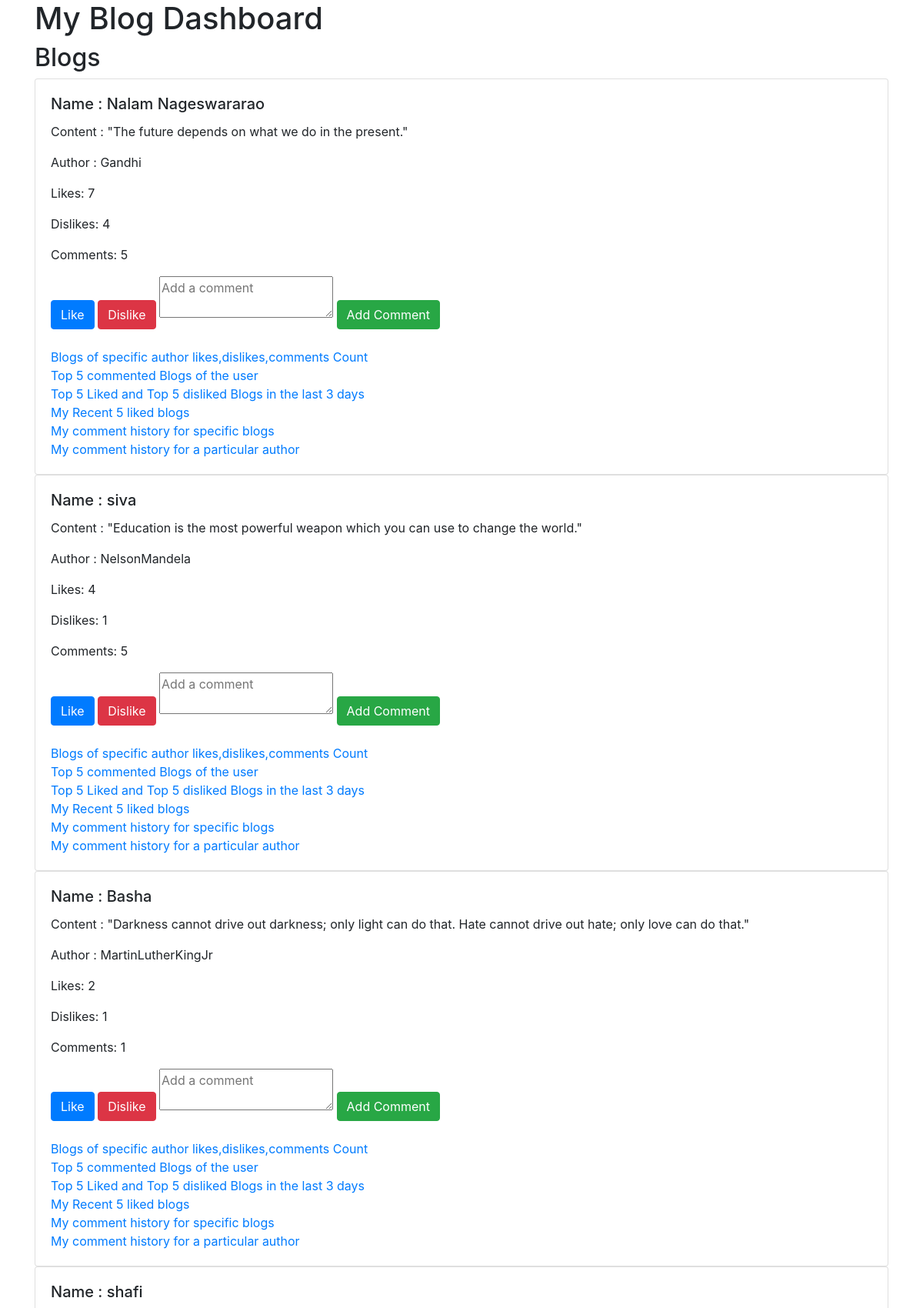
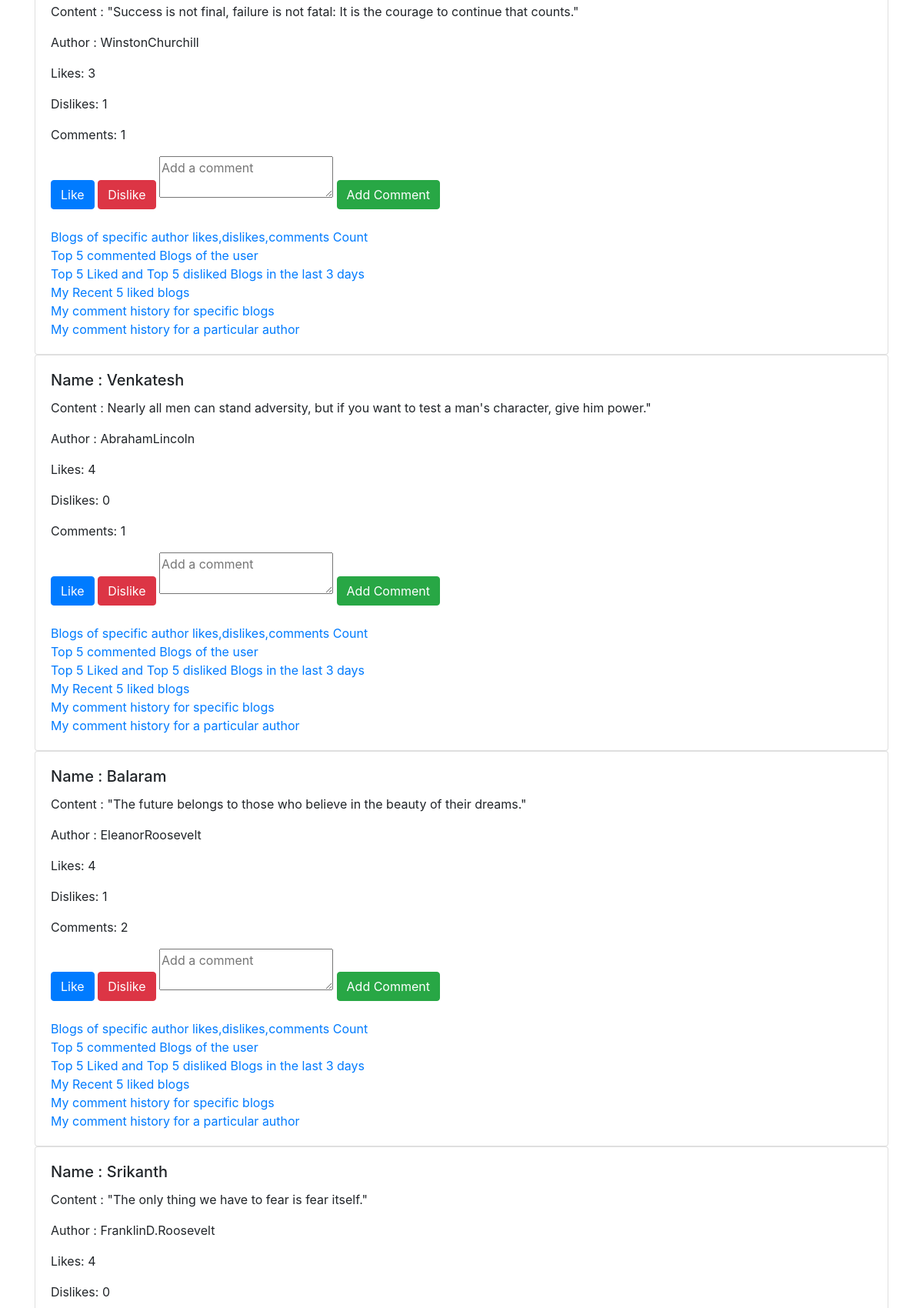
Screenshot of /blog/ (upper part) with the database file from the repository (2 pictures, top to bottom).
### blog/models.py (models this page shows, shortened)
class Blog(models.Model):
    name = models.CharField(max_length=100)
    content = models.TextField()
    author = models.ForeignKey(User, on_delete=models.CASCADE, related_name='blogs_written')
    created_date = models.DateTimeField(auto_now_add=True)
    modified_date = models.DateTimeField(auto_now=True)
    likes_count = models.IntegerField(default=0)
    dislikes_count = models.IntegerField(default=0)
    comments_count = models.IntegerField(default=0)

### blog/views.py (the view)
# urls.py: path('blog/', views.blog_list, name='blog_list'),
def blog_list(request):
    blogs = Blog.objects.all()
    return render(request, 'sample.html', {'blogs': blogs})

### blog/templates/sample.html (shortened to what this page needs)
<!DOCTYPE html>
<html lang="en">
<head>
    <link rel="stylesheet" href="https://stackpath.bootstrapcdn.com/bootstrap/4.5.2/css/bootstrap.min.css">
</head>
<body>
    <div class="container">
        <h1>My Blog Dashboard</h1>
        <h2>Blogs</h2>
        <div id="blogs">
            {% for blog in blogs %}
            <div class="card">
                <div class="card-body">
                    <h5 class="card-title">Name : {{ blog.name }}</h5>
                    <p class="card-text">Content : {{ blog.content }}</p>
                    <p class="card-text">Author : {{ blog.author }}</p>
                    <p>Likes: <span id="likesCount{{ blog.id }}">{{ blog.likes_count }}</span></p>
                    <p>Dislikes: <span id="dislikesCount{{ blog.id }}">{{ blog.dislikes_count }}</span></p>
                    <p>Comments: <span id="commentsCount{{ blog.id }}">{{ blog.comments_count }}</span></p>
                    <button class="btn btn-primary" onclick="likeBlog({{ blog.id }})">Like</button>
                    <button class="btn btn-danger" onclick="dislikeBlog({{ blog.id }})">Dislike</button>
                    <textarea id="commentText{{ blog.id }}" rows="2" placeholder="Add a comment"></textarea>
                    <button class="btn btn-success" onclick="addComment({{ blog.id }})">Add Comment</button><br><br>
                    <a href="{% url 'author_blog_stats' author_id=10 %}">Blogs of specific author likes,dislikes,comments Count</a><br>
                    <a href="{% url 'top_commented_blogs' %}">Top 5 commented Blogs of the user</a><br>
                    <a href="{% url 'top_liked_disliked_blogs' %}">Top 5 Liked and Top 5 disliked Blogs in the last 3 days</a><br>
                    <a href="{% url 'recent_liked_blogs' %}">My Recent 5 liked blogs</a><br>
                    <a href="{% url 'get_blog_comments' blog_id=2 %}">My comment history for specific blogs</a><br>
                    <a href="{% url 'author_comment_count'  %}">My comment history for a particular author</a><br>
                </div>
            </div>
            {% endfor %}
        </div>
    </div>
</body>
</html>

### rows the page displays
Blog: name "Nalam Nageswararao", content "\"The future depends on what we do in the present.\"", author "Gandhi", likes_count "7", dislikes_count "4", comments_count "5", id "Add a comment"
Blog: name "siva", content "\"Education is the most powerful weapon which you can use to change the world.\"", author "NelsonMandela", likes_count "4", dislikes_count "1", comments_count "5", id "Add a comment"
Blog: name "Basha", content "\"Darkness cannot drive out darkness; only light can do that. Hate cannot drive out hate; only love can do that.\"", author "MartinLutherKingJr", likes_count "2", dislikes_count "1", comments_count "1", id "Add a comment"
Blog: name "shafi", content "\"Success is not final, failure is not fatal: It is the courage to continue that counts.\"", author "WinstonChurchill", likes_count "3", dislikes_count "1", comments_count "1", id "Add a comment"
Blog: name "Venkatesh", content "Nearly all men can stand adversity, but if you want to test a man's character, give him power.\"", author "AbrahamLincoln", likes_count "4", dislikes_count "0", comments_count "1", id "Add a comment"
Blog: name "Balaram", content "\"The future belongs to those who believe in the beauty of their dreams.\"", author "EleanorRoosevelt", likes_count "4", dislikes_count "1", comments_count "2", id "Add a comment"
Blog: name "Srikanth", content "\"The only thing we have to fear is fear itself.\"", author "FranklinD.Roosevelt", likes_count "4", dislikes_count "0"
